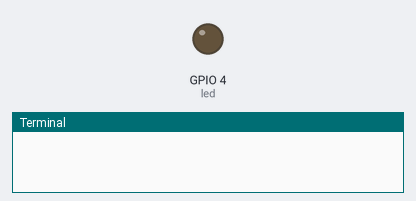
This program was run on a simulated Raspberry Pi (BCM pin numbers). On the bench: output pins drawn as LEDs (lit = HIGH), the last lines printed to the terminal. At 31.0 s the program stops and its outputs stay as they are.

Above: at 0.1 s.
At 10.1 s:
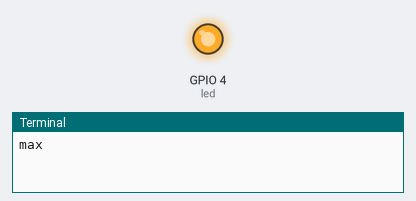
At 19.1 s:
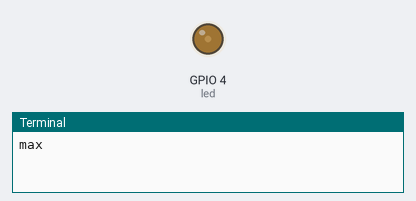
At 29.1 s:
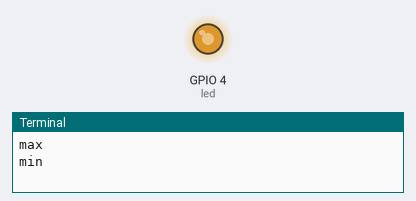
Timing chart, 0 to 32.3 s (numbered marks = the images above):
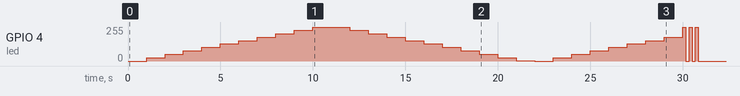

The program:

pwmled1.py
```python
#!/usr/bin/env python3
# -*- coding: utf-8 -*-
from gpiozero import PWMLED
from time import sleep

LED = 4
WAIT_TIME = 1

led = PWMLED(LED)
v = 0.0
dv = 0.1
try:
    for i in range(30):
        led.value = v
        v += dv
        if v > 1.0:
            print('max')
            v = 1.0
            dv = -0.1
        elif v < 0.0:
            print('min')
            v = 0.0
            dv = 0.1
        sleep(WAIT_TIME)
except KeyboardInterrupt:
    print('キャンセルしました')
finally:
    for i in range(3):
        led.value = 1
        sleep(WAIT_TIME/6)
        led.value = 0
        sleep(WAIT_TIME/6)
    print('終了しました')
```

Measured:
- by itself, GPIO 4 (led): 0/255 → 26/255 at 1.0 s, → 51/255 1.0 s later, → 77/255 1.0 s later, → 102/255 1.0 s later, … (34 changes in this stretch)
